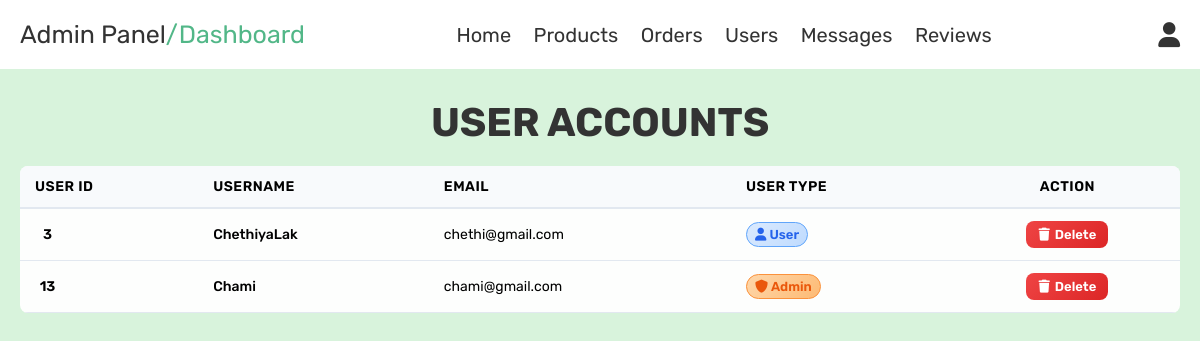
Page /admin_users.php (signed in) on the earlier database version.
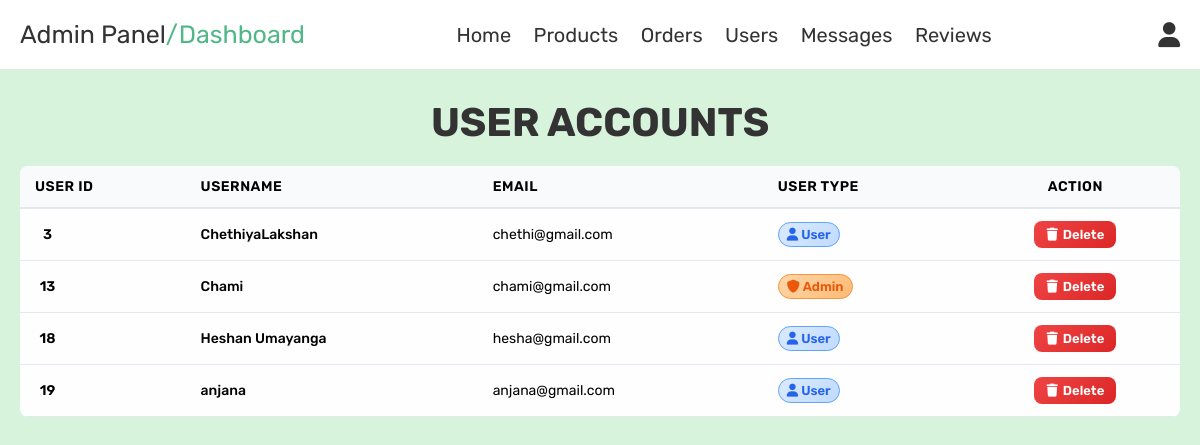
Same page on the later database version.
### tables this page shows
CREATE TABLE `users` (
  `id` int(100) NOT NULL,
  `name` varchar(100) NOT NULL,
  `email` varchar(100) NOT NULL,
  `password` varchar(100) NOT NULL,
  `user_type` varchar(20) NOT NULL DEFAULT 'user'
);

### admin_users.php (the view, shortened to what this page needs)
<?php
include 'config.php';
?>
<!DOCTYPE html>
<html lang="en">
<head>
    <link rel="stylesheet" href="https://cdnjs.cloudflare.com/ajax/libs/font-awesome/6.0.0/css/all.min.css">
    <link rel="stylesheet" href="css/admin_style.css">
</head>
<body>
    <?php include 'admin_header.php'; ?>
    <section class="users">
        <h1 class="title"> user accounts </h1>
        <div class="box-container">
            <div class="container">
                <div class="table-container">
                    <table>
                        <thead>
                            <tr>
                                <th>User ID</th>
                                <th>Username</th>
                                <th>Email</th>
                                <th>User Type</th>
                                <th style="text-align: center;">Action</th>
                            </tr>
                        </thead>
                        <tbody>
                            <?php
                            $fetch_users = mysqli_query($conn, "SELECT * FROM users") or die('query failed');
                            while ($user = mysqli_fetch_assoc($fetch_users)) {
                            ?>
                                <tr>
                                    <td>
                                        <div class="user-id"><?php echo $user['id']; ?></div>
                                    </td>
                                    <td>
                                        <div class="user-info">
                                            <div class="user-name"><?php echo $user['name']; ?></div>
                                        </div>
                                    </td>
                                    <td>
                                        <div class="user-email">
                                            <?php echo $user['email']; ?></div>
                                    </td>
                                    <td>
                                        <span class="user-type <?php echo $user['user_type']; ?>">
                                            <i class="fas fa-<?php echo $user['user_type'] == 'admin' ? 'shield-alt' : 'user'; ?>"></i>
                                            <?php echo $user['user_type']; ?>
                                        </span>
                                    </td>
                                    <td style="text-align: center;">
                                        <a href="admin_users.php?delete=<?php echo $user['id']; ?>"
                                        onclick="return confirm('Are you sure you want to delete this user?');"
                                        class="user-delete-btn">
                                            <i class="fas fa-trash"></i>
                                            Delete
                                        </a>
                                    </td>
                                </tr>
                            <?php } ?>
                        </tbody>
                    </table>
                </div>
            </div>
        </div>
    </section>
</body>
</html>

Differences in the rows shown:
changed users "chethi@gmail.com": name "ChethiyaLak" → "ChethiyaLakshan"
added users: id "18", name "Heshan Umayanga", email "hesha@gmail.com", user_type "User"
added users: id "19", name "anjana", email "anjana@gmail.com", user_type "User"
